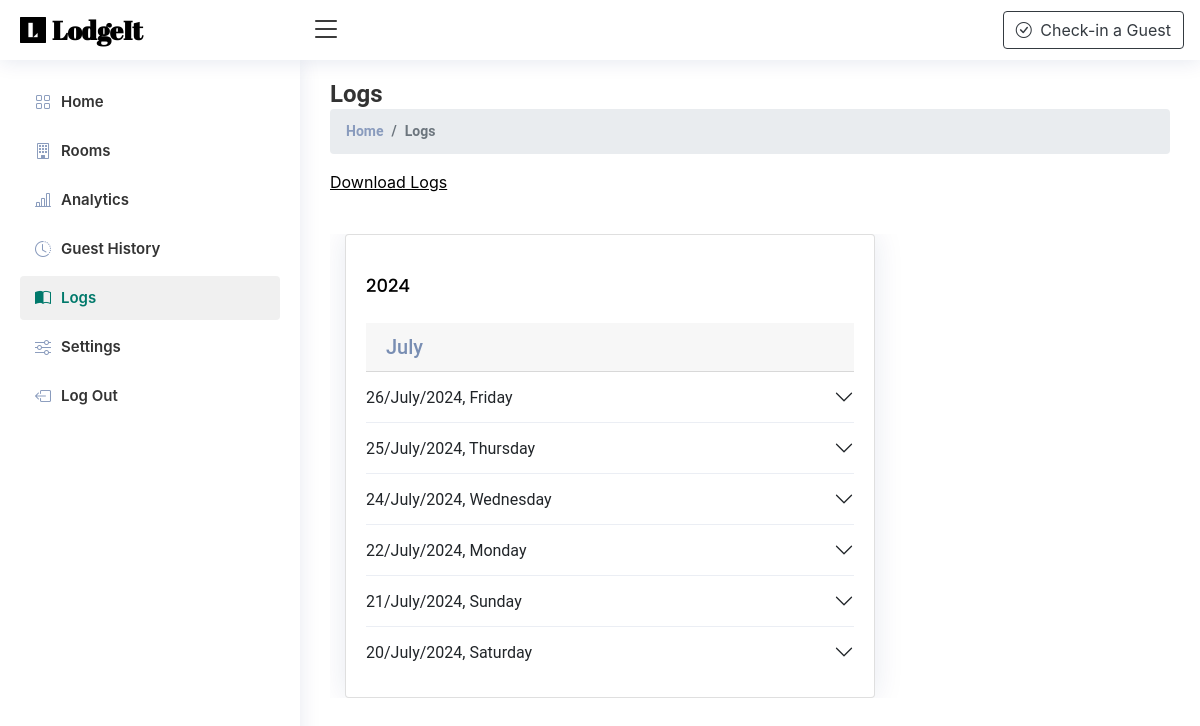
/logs/ (signed in), run on an earlier commit of the app's database.
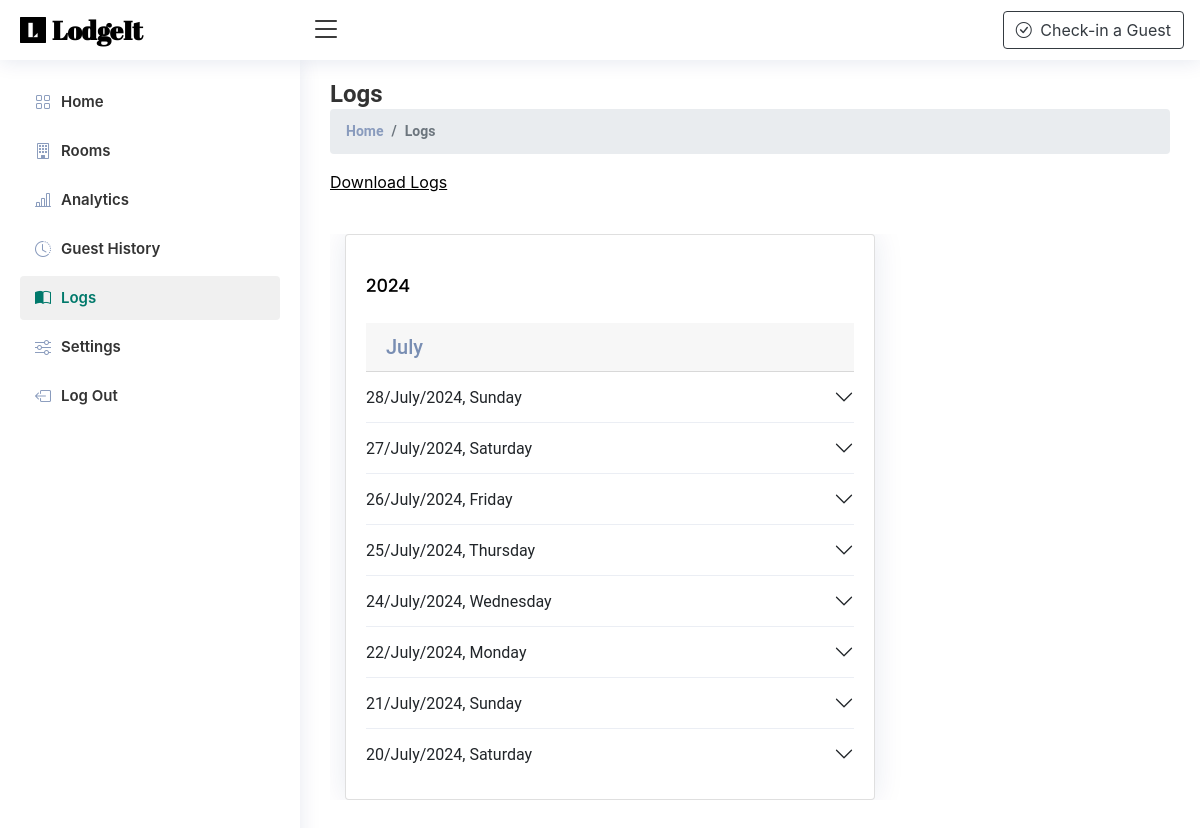
And on a later commit of the database.
### LodgeApp/models.py (models this page shows, shortened)
class Log(models.Model):
    staff = models.ForeignKey(Staff, on_delete=models.CASCADE)
    action = models.CharField(max_length=300, blank=True)
    check_status = models.BooleanField(default=False)
    timestamp = models.DateTimeField()
    company = models.ForeignKey(Company, on_delete=models.CASCADE)

### LodgeApp/views.py (the view)
# urls.py: path('logs/', views.logs, name='logs'),
def logs(request):
    if not request.user.is_authenticated:
        return redirect('sign-in')
    if request.user.is_authenticated and request.user.company is None:
        return redirect('onboarding')
    available_rooms = Room.objects.filter(room_status=False,
                                          company=request.user.company)
    logs = Log.objects.filter(company=request.user.company).order_by('-id')
    annotated_logs = logs.annotate(
        year=ExtractYear('timestamp'),
        month=ExtractMonth('timestamp'),
        day=ExtractDay('timestamp')
    )
    logs_by_year_month_day = defaultdict(lambda: defaultdict(lambda: defaultdict(list)))
    for log in annotated_logs:
        month_name = calendar.month_name[log.month]
        logs_by_year_month_day[log.year][month_name][log.day].append(log)
    logs_structure = {
        year: {
            month: {
                day: list(day_logs) for day, day_logs in days.items()
            } for month, days in months.items()
        } for year, months in logs_by_year_month_day.items()
    }
    guests = Guest.objects.filter(company=request.user.company)
    returning_guests = Guest.objects.filter(company=request.user.company, check_out__lte=timezone.now())
    context={
        'available_rooms':available_rooms,
        'logs':logs,
        'page_name':'Logs',
        'guests':guests,
        'returning_guests':returning_guests,
        'logs_structure':logs_structure,
        'staff':request.user
    }
    return render(request, 'logs.html', context)

### LodgeApp/templates/logs.html (shortened to what this page needs)
{% extends 'base.html' %}
{% load static %}
{% load custom_filters %}
{% load tz %}
{% block content %}
<body>
    {% include 'partials/_header.html' %}
    {% include 'sidebar.html' %}
    <main id="main" class="main">
      <div class="pagetitle">
        <h1>Logs</h1>
        <nav>
          <ol class="breadcrumb">
            <li class="breadcrumb-item"><a href="{% url 'dashboard' %}">Home</a></li>
            <li class="breadcrumb-item active">Logs</li>
          </ol>
          <a href="{% url 'download_logs_csv' %}"><p style="color: black;"><u>Download Logs</u></p></a>
        </nav>
      </div>
      <section class="section dashboard">
        <div class="col-lg-8">
            <div class="card">
                <div class="card-body">
                    {% for year, months in logs_structure.items %}
                    <h5 class="card-title">{{ year }}</h5>
                    {% for month, days in months.items %}
                    <h5 class="card-header">{{ month }}</h5>
                    <div class="accordion accordion-flush" id="accordionFlush-{{ year }}-{{ month }}">
                        {% for day, logs in days.items %}
                        <div class="accordion-item">
                            <h2 class="accordion-header" id="flush-heading-{{ year }}-{{ month }}-{{ day }}">
                                <button class="accordion-button collapsed" type="button" data-bs-toggle="collapse" data-bs-target="#flush-collapse-{{ year }}-{{ month }}-{{ day }}" aria-expanded="false" aria-controls="flush-collapse-{{ year }}-{{ month }}-{{ day }}">
                                    {{ day }}/{{ month }}/{{ year }}, {{ logs.0.timestamp|date:"l" }}
                                </button>
                            </h2>
                        </div>
                        {% endfor %}
                    </div>
                    {% endfor %}
                    {% endfor %}
                </div>
            </div>
        </div>
    </section>
    </main>
  </body>
  {% endblock content %}

What changed in the data, as far as the page shows it:
added Log: day "28", month "July", year "2024", timestamp "Sunday"
added Log: day "27", month "July", year "2024", timestamp "Saturday"
